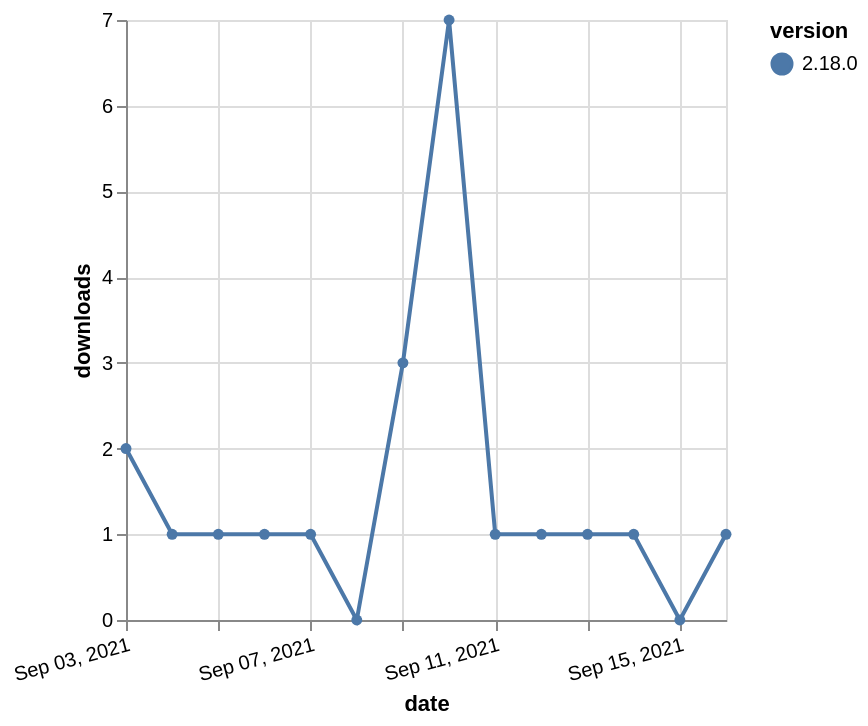

Here is the Vega-Lite specification saved for this chart:
### Vega-Lite specification from a JSON file in a GitHub repository (floating-point values rounded to 4 significant figures)
{"$schema": "https://vega.github.io/schema/vega-lite/v5.json", "description": "A simple bar chart with embedded data.", "data": {"values": [{"date": "2021-09-03", "total": 513, "delta": 2, "version": "2.18.0"}, {"date": "2021-09-04", "total": 514, "delta": 1, "version": "2.18.0"}, {"date": "2021-09-05", "total": 515, "delta": 1, "version": "2.18.0"}, {"date": "2021-09-06", "total": 516, "delta": 1, "version": "2.18.0"}, {"date": "2021-09-07", "total": 517, "delta": 1, "version": "2.18.0"}, {"date": "2021-09-08", "total": 517, "delta": 0, "version": "2.18.0"}, {"date": "2021-09-09", "total": 520, "delta": 3, "version": "2.18.0"}, {"date": "2021-09-10", "total": 527, "delta": 7, "version": "2.18.0"}, {"date": "2021-09-11", "total": 528, "delta": 1, "version": "2.18.0"}, {"date": "2021-09-12", "total": 529, "delta": 1, "version": "2.18.0"}, {"date": "2021-09-13", "total": 530, "delta": 1, "version": "2.18.0"}, {"date": "2021-09-14", "total": 531, "delta": 1, "version": "2.18.0"}, {"date": "2021-09-15", "total": 531, "delta": 0, "version": "2.18.0"}, {"date": "2021-09-16", "total": 532, "delta": 1, "version": "2.18.0"}]}, "width": "container", "mark": {"type": "line", "point": {"filled": true}}, "encoding": {"x": {"field": "date", "type": "temporal", "timeUnit": "yearmonthdate", "title": "date", "axis": {"labelAngle": -15}}, "y": {"field": "delta", "type": "quantitative", "title": "downloads"}, "color": {"field": "version", "type": "nominal"}, "tooltip": {"field": "delta"}}}
